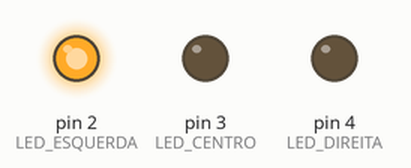
This sketch was run on a simulated Arduino Uno, built with avr-gcc and run on an emulated ATmega328P. Shown: output pins drawn as LEDs (lit = HIGH).

Above: at 1.0 s.
At 5.3 s:
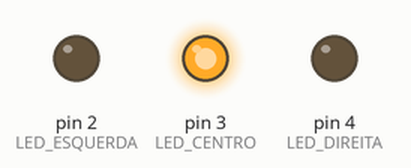
At 9.6 s:
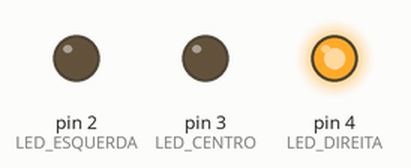
At 20.2 s:
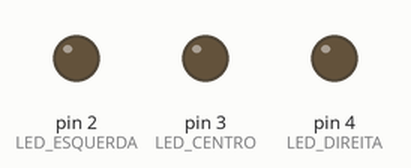
Timing chart, 0 to 22.2 s (numbered marks = the images above):
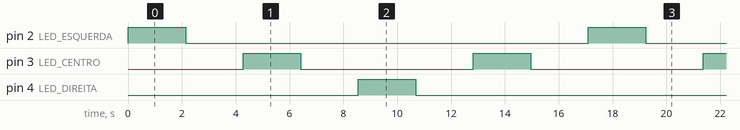

Measured:
- by itself, pin 2 (LED_ESQUERDA), pin 4 (LED_DIREITA): alternates HIGH for 2.1 s and LOW for 15.0 s
- by itself, pin 3 (LED_CENTRO): alternates HIGH for 2.1 s and LOW for 6.4 s
- by itself, everything shown: repeats every 17.1 s, in 8 steps

The sketch:

Aula2.ino
```cpp
#define LED_ESQUERDA 2
#define LED_CENTRO 3
#define LED_DIREITA 4
int count;
int maxi;

enum estados_fsm {ACENDE_LED_ESQUERDA, APAGA_LED_ESQUERDA,
                  ACENDE_LED_CENTRO_1, APAGA_LED_CENTRO_1,
                ACENDE_LED_CENTRO_2, APAGA_LED_CENTRO_2,
              ACENDE_LED_DIREITA, APAGA_LED_DIREITA} estado_atual;

// funcao de configuracao do sistema na inicializacao
void setup() {
  // initializa os pinos de saida

  //Serial.begin(9600);

  count = 0;
  maxi = 10000;

  pinMode(LED_ESQUERDA, OUTPUT);
  pinMode(LED_CENTRO, OUTPUT);
  pinMode(LED_DIREITA, OUTPUT);
  estado_atual = ACENDE_LED_ESQUERDA;
}

// loop infinito
void loop() {
  if (count == maxi) {
    count = 0;
  }
  Serial.println(count);
  if (count == 0) {
    switch(estado_atual) {
        case ACENDE_LED_ESQUERDA:
          digitalWrite(LED_ESQUERDA, HIGH);
          estado_atual = APAGA_LED_ESQUERDA;
          break;

        case APAGA_LED_ESQUERDA:
          digitalWrite(LED_ESQUERDA, LOW);
          estado_atual = ACENDE_LED_CENTRO_1;
          break;

        case ACENDE_LED_CENTRO_1:
          digitalWrite(LED_CENTRO, HIGH);
          estado_atual = APAGA_LED_CENTRO_1;
          break;

        case APAGA_LED_CENTRO_1:
          digitalWrite(LED_CENTRO, LOW);
          estado_atual = ACENDE_LED_DIREITA;
          break;

        case ACENDE_LED_DIREITA:
          digitalWrite(LED_DIREITA, HIGH);
          estado_atual = APAGA_LED_DIREITA;
          break;

        case APAGA_LED_DIREITA:
          digitalWrite(LED_DIREITA, LOW);
          estado_atual = ACENDE_LED_CENTRO_2;
          break;

        case ACENDE_LED_CENTRO_2:
          digitalWrite(LED_CENTRO, HIGH);
          estado_atual = APAGA_LED_CENTRO_2;
          break;

        case APAGA_LED_CENTRO_2:
          digitalWrite(LED_CENTRO, LOW);
          estado_atual = ACENDE_LED_ESQUERDA;
          break;

        default:
          estado_atual = ACENDE_LED_ESQUERDA;
          break;
    }
  }
 count+=1;
}
```
